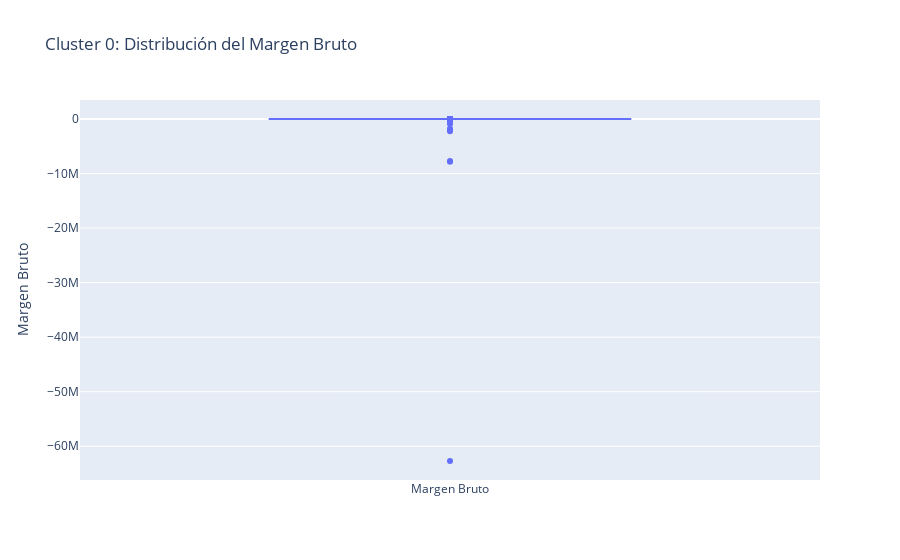
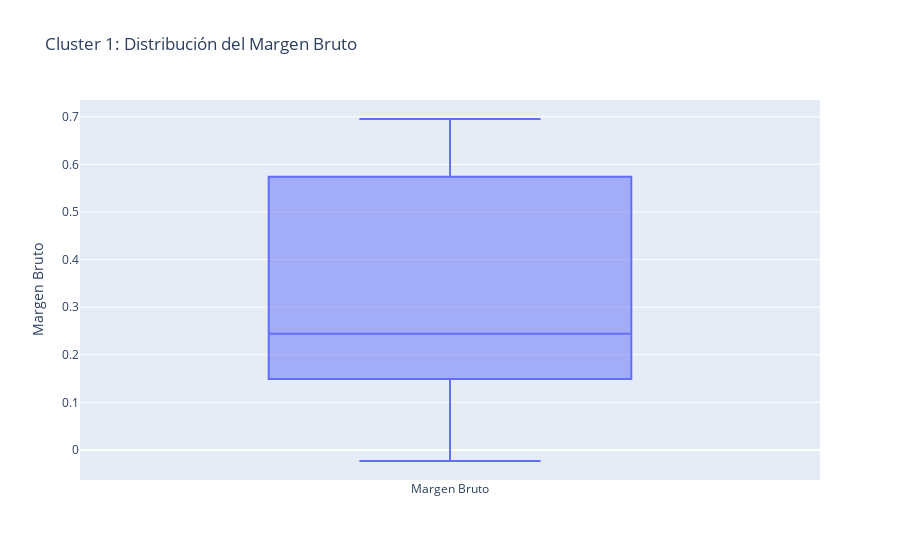
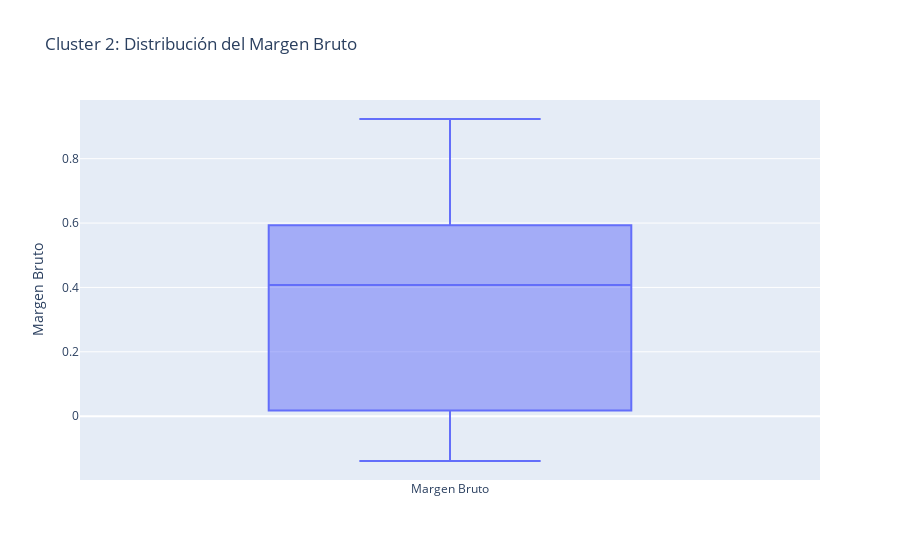
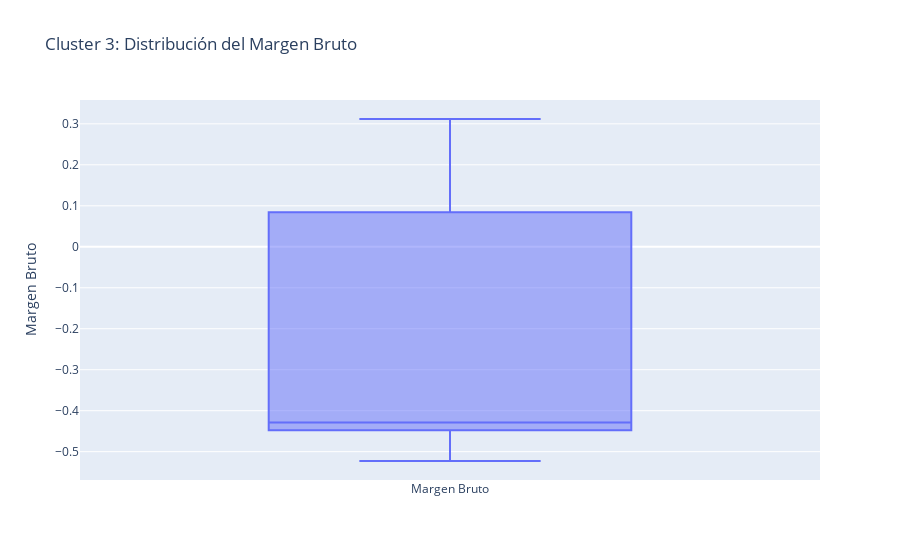

Source (notebook cell) for these figures, in order:
### Code cell
####### Obras cluster-Margen bruto
for i in range(num_clusters):
    
    cluster_label = "Cluster " + str(i)
    obras = df_resultado[df_resultado['Cluster'] == i]['Obra'].tolist()
    cluster_margin = df_resultado[df_resultado['Cluster'] == i]['MargenBruto']
    
    # Imprime las obras del cluster
    print(cluster_label + ":")
    print(obras)
    print()
    
    #EDescriptivas de margen bruto
    print("Estadísticas del margen bruto:")
    print("Promedio:", cluster_margin.mean())
    print("Mediana:", cluster_margin.median())
    print("Desviación estándar:", cluster_margin.std())
    print()
    
    #Grafico comparativo/margen bruto
    fig = go.Figure()
    fig.add_trace(go.Box(y=cluster_margin, name='Margen Bruto'))
    fig.update_layout(title=cluster_label + ': Distribución del Margen Bruto',
                      yaxis=dict(title='Margen Bruto'))
    fig.show()

### Figure 1 — Plotly figure (JSON) as saved in the notebook; plotly's stock layout.template omitted (floating-point values rounded to 4 significant figures; data arrays with more than 128 entries replaced by an {"elided": "..."} marker saying what was removed)
{"data": [{"name": "Margen Bruto", "type": "box", "y": {"elided": "1579 float values"}}], "layout": {"title": {"text": "Cluster 0: Distribución del Margen Bruto"}, "yaxis": {"title": {"text": "Margen Bruto"}}}}

### Figure 2 — Plotly figure (JSON) as saved in the notebook; plotly's stock layout.template omitted (floating-point values rounded to 4 significant figures)
{"data": [{"name": "Margen Bruto", "type": "box", "y": [0.3557, 0.2505, 0.2125, 0.1671, 0.1317, 0.1405, 0.09854, 0.1576, -0.02311, 0.06736, 0.2255, 0.2374, 0.2863, 0.2907, 0.6768, 0.5609, 0.5876, 0.6361, 0.6552, 0.6954]}], "layout": {"title": {"text": "Cluster 1: Distribución del Margen Bruto"}, "yaxis": {"title": {"text": "Margen Bruto"}}}}

### Figure 3 — Plotly figure (JSON) as saved in the notebook; plotly's stock layout.template omitted (floating-point values rounded to 4 significant figures)
{"data": [{"name": "Margen Bruto", "type": "box", "y": [0.8126, 0.3988, 0.6507, 0.5571, 0.6009, 0.438, 0.4228, 0.4061, 0.3669, 0.4161, -0.06579, -0.1392, -0.018, 0.6285, 0.03738, -0.0385, 0.5848, 0.03413, 0.2, 0.9233, 0.00192, 0.1969, -0.02704, 0.5745, -0.1152, 0.7606, 0.4089, 0.6769]}], "layout": {"title": {"text": "Cluster 2: Distribución del Margen Bruto"}, "yaxis": {"title": {"text": "Margen Bruto"}}}}

### Figure 4 — Plotly figure (JSON) as saved in the notebook; plotly's stock layout.template omitted (floating-point values rounded to 4 significant figures)
{"data": [{"name": "Margen Bruto", "type": "box", "y": [0.09418, 0.3118, 0.0551, -0.5228, -0.4483, -0.4288, -0.4452]}], "layout": {"title": {"text": "Cluster 3: Distribución del Margen Bruto"}, "yaxis": {"title": {"text": "Margen Bruto"}}}}
